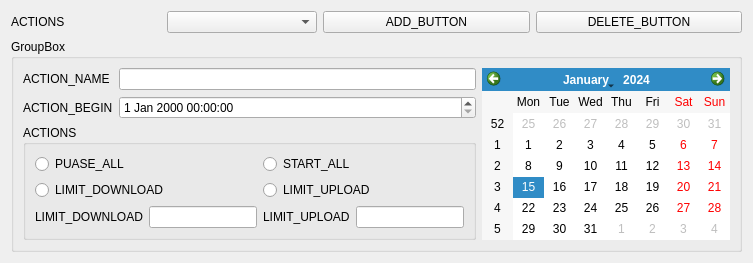
        <widget class="QWidget" name="schedulingTab">
         <layout class="QGridLayout" name="gridLayout_26">
          <item row="0" column="0">
           <widget class="QLabel" name="label_14">
            <property name="maximumSize">
             <size>
              <width>150</width>
              <height>16777215</height>
             </size>
            </property>
            <property name="text">
             <string>ACTIONS</string>
            </property>
           </widget>
          </item>
          <item row="0" column="1">
           <widget class="QComboBox" name="tasksComboBox">
            <property name="maximumSize">
             <size>
              <width>150</width>
              <height>16777215</height>
             </size>
            </property>
           </widget>
          </item>
          <item row="0" column="2">
           <widget class="QPushButton" name="addTaskButton">
            <property name="text">
             <string>ADD_BUTTON</string>
            </property>
           </widget>
          </item>
          <item row="0" column="3">
           <widget class="QPushButton" name="deleteTaskButton">
            <property name="text">
             <string>DELETE_BUTTON</string>
            </property>
           </widget>
          </item>
          <item row="1" column="0" colspan="4">
           <widget class="QGroupBox" name="groupBox_11">
            <property name="title">
             <string>GroupBox</string>
            </property>
            <layout class="QGridLayout" name="gridLayout_14">
             <item row="1" column="1">
              <widget class="QDateTimeEdit" name="beginDateTimeEdit"/>
             </item>
             <item row="0" column="0">
              <widget class="QLabel" name="label_13">
               <property name="text">
                <string>ACTION_NAME</string>
               </property>
              </widget>
             </item>
             <item row="1" column="0">
              <widget class="QLabel" name="label_9">
               <property name="text">
                <string>ACTION_BEGIN</string>
               </property>
              </widget>
             </item>
             <item row="0" column="1">
              <widget class="QLineEdit" name="taskNameLineEdit">
               <property name="maximumSize">
                <size>
                 <width>16777215</width>
                 <height>16777215</height>
                </size>
               </property>
              </widget>
             </item>
             <item row="2" column="0" colspan="2">
              <widget class="QGroupBox" name="groupBox">
               <property name="title">
                <string>ACTIONS</string>
               </property>
               <layout class="QGridLayout" name="gridLayout_15">
                <item row="2" column="0">
                 <widget class="QLabel" name="label_11">
                  <property name="text">
                   <string>LIMIT_DOWNLOAD</string>
                  </property>
                 </widget>
                </item>
                <item row="2" column="1">
                 <widget class="QLineEdit" name="dlLimitEdit">
                  <property name="enabled">
                   <bool>true</bool>
                  </property>
                 </widget>
                </item>
                <item row="2" column="2">
                 <widget class="QLabel" name="label_12">
                  <property name="text">
                   <string>LIMIT_UPLOAD</string>
                  </property>
                 </widget>
                </item>
                <item row="2" column="3">
                 <widget class="QLineEdit" name="ulLimitEdit">
                  <property name="enabled">
                   <bool>true</bool>
                  </property>
                 </widget>
                </item>
                <item row="0" column="2" colspan="2">
                 <widget class="QRadioButton" name="startAllRadioButton">
                  <property name="text">
                   <string>START_ALL</string>
                  </property>
                 </widget>
                </item>
                <item row="1" column="2" colspan="2">
                 <widget class="QRadioButton" name="limitUlRadioButton">
                  <property name="text">
                   <string>LIMIT_UPLOAD</string>
                  </property>
                 </widget>
                </item>
                <item row="1" column="0" colspan="2">
                 <widget class="QRadioButton" name="limitDlRadioButton">
                  <property name="text">
                   <string>LIMIT_DOWNLOAD</string>
                  </property>
                 </widget>
                </item>
                <item row="0" column="0" colspan="2">
                 <widget class="QRadioButton" name="pauseAllRadioButton">
                  <property name="text">
                   <string>PUASE_ALL</string>
                  </property>
                 </widget>
                </item>
               </layout>
              </widget>
             </item>
             <item row="0" column="2" rowspan="3">
              <widget class="QCalendarWidget" name="calendarWidget"/>
             </item>
            </layout>
            <zorder>label_9</zorder>
            <zorder>beginDateTimeEdit</zorder>
            <zorder>groupBox</zorder>
            <zorder>label_13</zorder>
            <zorder>taskNameLineEdit</zorder>
            <zorder>calendarWidget</zorder>
           </widget>
          </item>
         </layout>
        </widget>
